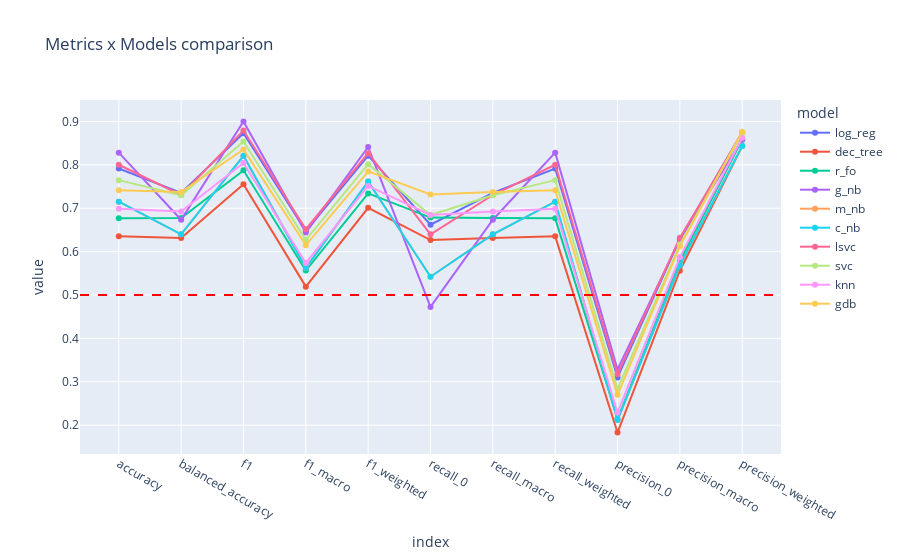

Notebook code for this chart:
### Code cell
# Line plots of metrics for comparison
lineplot_metrics(data)

### Figure 1 — Plotly figure (JSON) as saved in the notebook; plotly's stock layout.template omitted (floating-point values rounded to 4 significant figures)
{"data": [{"hovertemplate": "model=log_reg<br>index=%{x}<br>value=%{y}<extra></extra>", "legendgroup": "log_reg", "line": {"color": "#636efa", "dash": "solid"}, "marker": {"symbol": "circle"}, "mode": "lines+markers", "name": "log_reg", "orientation": "v", "showlegend": true, "type": "scatter", "x": ["accuracy", "balanced_accuracy", "f1", "f1_macro", "f1_weighted", "recall_0", "recall_macro", "recall_weighted", "precision_0", "precision_macro", "precision_weighted"], "xaxis": "x", "y": [0.7918, 0.7354, 0.873, 0.6477, 0.8212, 0.6622, 0.7354, 0.7918, 0.3102, 0.6293, 0.8751], "yaxis": "y"}, {"hovertemplate": "model=dec_tree<br>index=%{x}<br>value=%{y}<extra></extra>", "legendgroup": "dec_tree", "line": {"color": "#EF553B", "dash": "solid"}, "marker": {"symbol": "circle"}, "mode": "lines+markers", "name": "dec_tree", "orientation": "v", "showlegend": true, "type": "scatter", "x": ["accuracy", "balanced_accuracy", "f1", "f1_macro", "f1_weighted", "recall_0", "recall_macro", "recall_weighted", "precision_0", "precision_macro", "precision_weighted"], "xaxis": "x", "y": [0.6353, 0.6316, 0.7554, 0.5194, 0.7011, 0.6267, 0.6316, 0.6353, 0.183, 0.5561, 0.8433], "yaxis": "y"}, {"hovertemplate": "model=r_fo<br>index=%{x}<br>value=%{y}<extra></extra>", "legendgroup": "r_fo", "line": {"color": "#00cc96", "dash": "solid"}, "marker": {"symbol": "circle"}, "mode": "lines+markers", "name": "r_fo", "orientation": "v", "showlegend": true, "type": "scatter", "x": ["accuracy", "balanced_accuracy", "f1", "f1_macro", "f1_weighted", "recall_0", "recall_macro", "recall_weighted", "precision_0", "precision_macro", "precision_weighted"], "xaxis": "x", "y": [0.6767, 0.6775, 0.7874, 0.5565, 0.7343, 0.6785, 0.6775, 0.6767, 0.2142, 0.578, 0.8581], "yaxis": "y"}, {"hovertemplate": "model=g_nb<br>index=%{x}<br>value=%{y}<extra></extra>", "legendgroup": "g_nb", "line": {"color": "#ab63fa", "dash": "solid"}, "marker": {"symbol": "circle"}, "mode": "lines+markers", "name": "g_nb", "orientation": "v", "showlegend": true, "type": "scatter", "x": ["accuracy", "balanced_accuracy", "f1", "f1_macro", "f1_weighted", "recall_0", "recall_macro", "recall_weighted", "precision_0", "precision_macro", "precision_weighted"], "xaxis": "x", "y": [0.8282, 0.6735, 0.9001, 0.6439, 0.8411, 0.4726, 0.6735, 0.8282, 0.3285, 0.6279, 0.8584], "yaxis": "y"}, {"hovertemplate": "model=m_nb<br>index=%{x}<br>value=%{y}<extra></extra>", "legendgroup": "m_nb", "line": {"color": "#FFA15A", "dash": "solid"}, "marker": {"symbol": "circle"}, "mode": "lines+markers", "name": "m_nb", "orientation": "v", "showlegend": true, "type": "scatter", "x": ["accuracy", "balanced_accuracy", "f1", "f1_macro", "f1_weighted", "recall_0", "recall_macro", "recall_weighted", "precision_0", "precision_macro", "precision_weighted"], "xaxis": "x", "y": [0.7152, 0.64, 0.821, 0.5628, 0.7616, 0.5422, 0.64, 0.7152, 0.2118, 0.5686, 0.8433], "yaxis": "y"}, {"hovertemplate": "model=c_nb<br>index=%{x}<br>value=%{y}<extra></extra>", "legendgroup": "c_nb", "line": {"color": "#19d3f3", "dash": "solid"}, "marker": {"symbol": "circle"}, "mode": "lines+markers", "name": "c_nb", "orientation": "v", "showlegend": true, "type": "scatter", "x": ["accuracy", "balanced_accuracy", "f1", "f1_macro", "f1_weighted", "recall_0", "recall_macro", "recall_weighted", "precision_0", "precision_macro", "precision_weighted"], "xaxis": "x", "y": [0.7152, 0.64, 0.821, 0.5628, 0.7616, 0.5422, 0.64, 0.7152, 0.2118, 0.5686, 0.8433], "yaxis": "y"}, {"hovertemplate": "model=lsvc<br>index=%{x}<br>value=%{y}<extra></extra>", "legendgroup": "lsvc", "line": {"color": "#FF6692", "dash": "solid"}, "marker": {"symbol": "circle"}, "mode": "lines+markers", "name": "lsvc", "orientation": "v", "showlegend": true, "type": "scatter", "x": ["accuracy", "balanced_accuracy", "f1", "f1_macro", "f1_weighted", "recall_0", "recall_macro", "recall_weighted", "precision_0", "precision_macro", "precision_weighted"], "xaxis": "x", "y": [0.8003, 0.7306, 0.8792, 0.6518, 0.8269, 0.64, 0.7306, 0.8003, 0.3174, 0.6317, 0.8738], "yaxis": "y"}, {"hovertemplate": "model=svc<br>index=%{x}<br>value=%{y}<extra></extra>", "legendgroup": "svc", "line": {"color": "#B6E880", "dash": "solid"}, "marker": {"symbol": "circle"}, "mode": "lines+markers", "name": "svc", "orientation": "v", "showlegend": true, "type": "scatter", "x": ["accuracy", "balanced_accuracy", "f1", "f1_macro", "f1_weighted", "recall_0", "recall_macro", "recall_weighted", "precision_0", "precision_macro", "precision_weighted"], "xaxis": "x", "y": [0.7648, 0.7299, 0.8537, 0.6274, 0.8016, 0.6844, 0.7299, 0.7648, 0.2836, 0.6167, 0.8731], "yaxis": "y"}, {"hovertemplate": "model=knn<br>index=%{x}<br>value=%{y}<extra></extra>", "legendgroup": "knn", "line": {"color": "#FF97FF", "dash": "solid"}, "marker": {"symbol": "circle"}, "mode": "lines+markers", "name": "knn", "orientation": "v", "showlegend": true, "type": "scatter", "x": ["accuracy", "balanced_accuracy", "f1", "f1_macro", "f1_weighted", "recall_0", "recall_macro", "recall_weighted", "precision_0", "precision_macro", "precision_weighted"], "xaxis": "x", "y": [0.6989, 0.6926, 0.8046, 0.574, 0.7516, 0.6844, 0.6926, 0.6989, 0.2292, 0.5869, 0.8624], "yaxis": "y"}, {"hovertemplate": "model=gdb<br>index=%{x}<br>value=%{y}<extra></extra>", "legendgroup": "gdb", "line": {"color": "#FECB52", "dash": "solid"}, "marker": {"symbol": "circle"}, "mode": "lines+markers", "name": "gdb", "orientation": "v", "showlegend": true, "type": "scatter", "x": ["accuracy", "balanced_accuracy", "f1", "f1_macro", "f1_weighted", "recall_0", "recall_macro", "recall_weighted", "precision_0", "precision_macro", "precision_weighted"], "xaxis": "x", "y": [0.7415, 0.7373, 0.8357, 0.615, 0.7849, 0.7319, 0.7373, 0.7415, 0.2699, 0.6126, 0.8764], "yaxis": "y"}], "layout": {"legend": {"title": {"text": "model"}, "tracegroupgap": 0}, "shapes": [{"line": {"color": "red", "dash": "dash"}, "type": "line", "x0": 0, "x1": 1, "xref": "x domain", "y0": 0.5, "y1": 0.5, "yref": "y"}], "title": {"text": "Metrics x Models comparison"}, "xaxis": {"anchor": "y", "domain": [0, 1], "title": {"text": "index"}}, "yaxis": {"anchor": "x", "domain": [0, 1], "dtick": 0.1, "tick0": 0, "title": {"text": "value"}}}}
